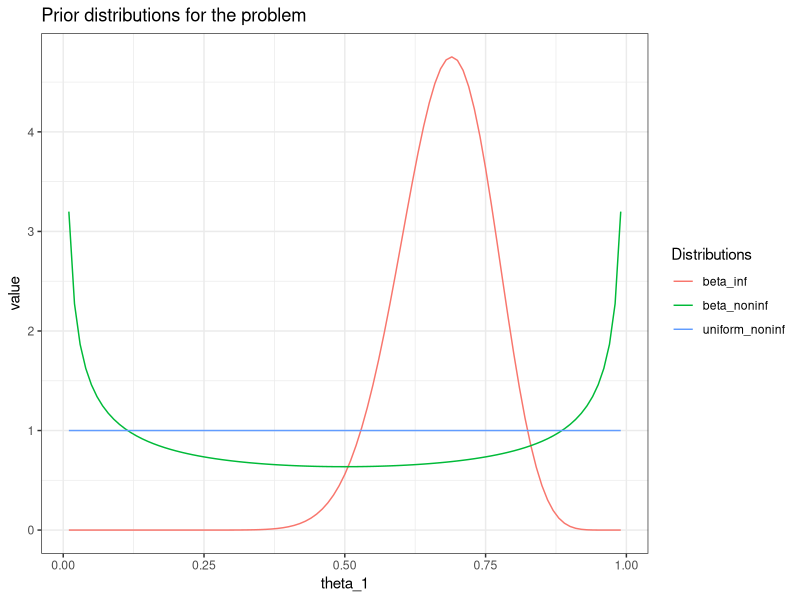
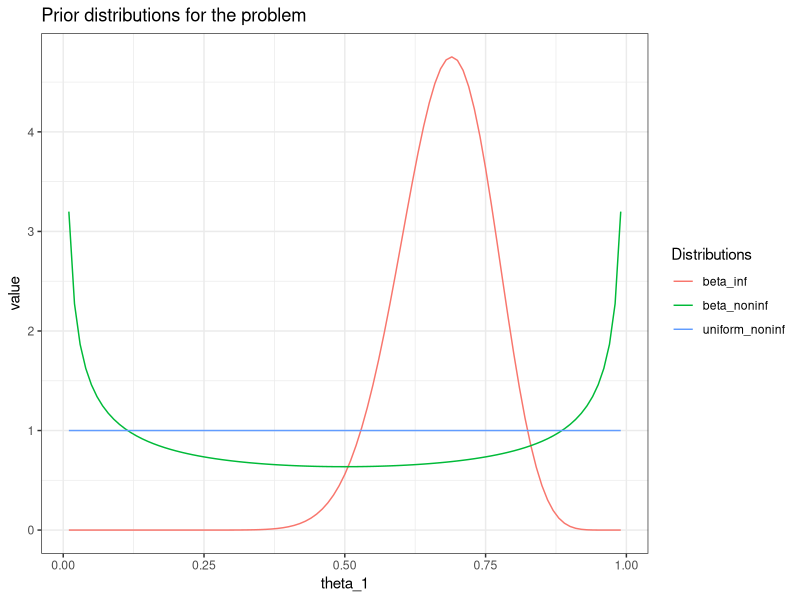
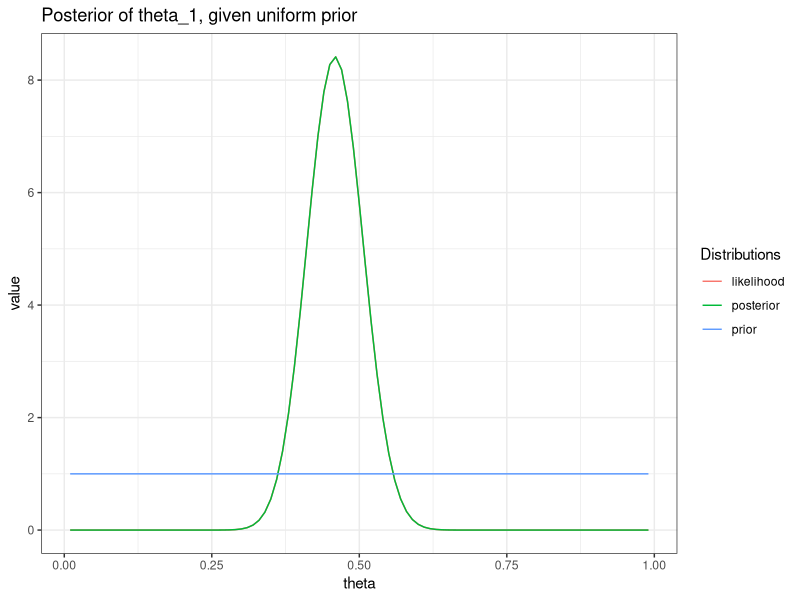
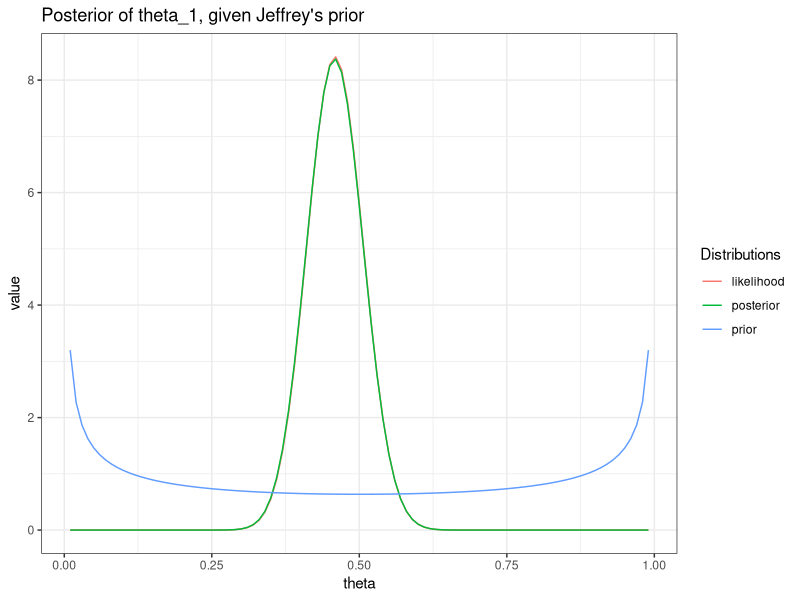
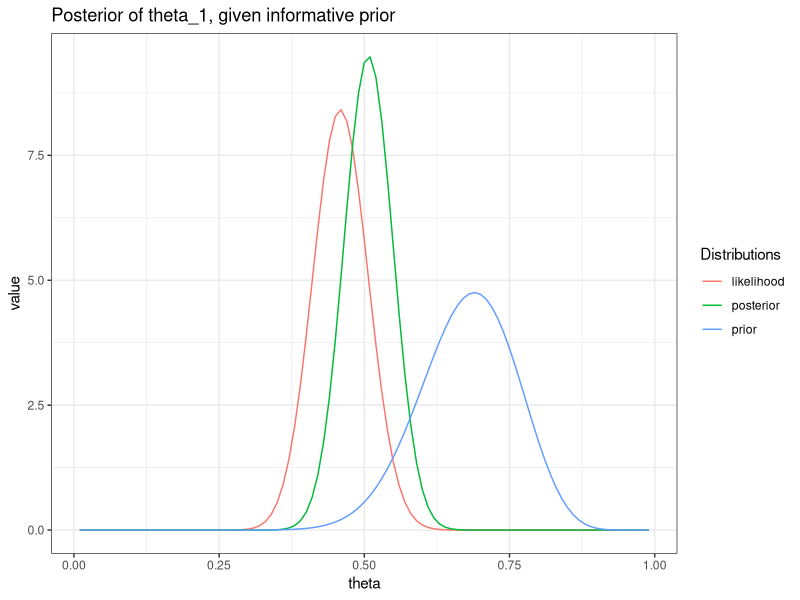
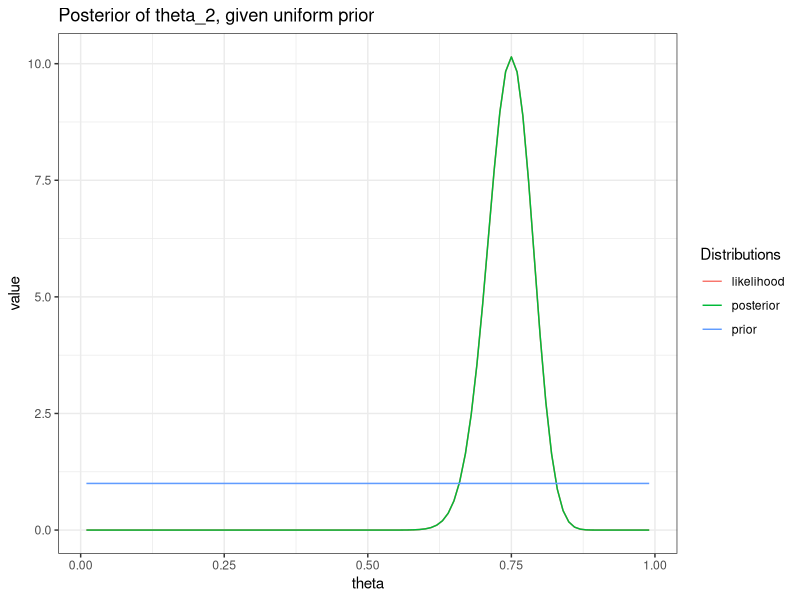
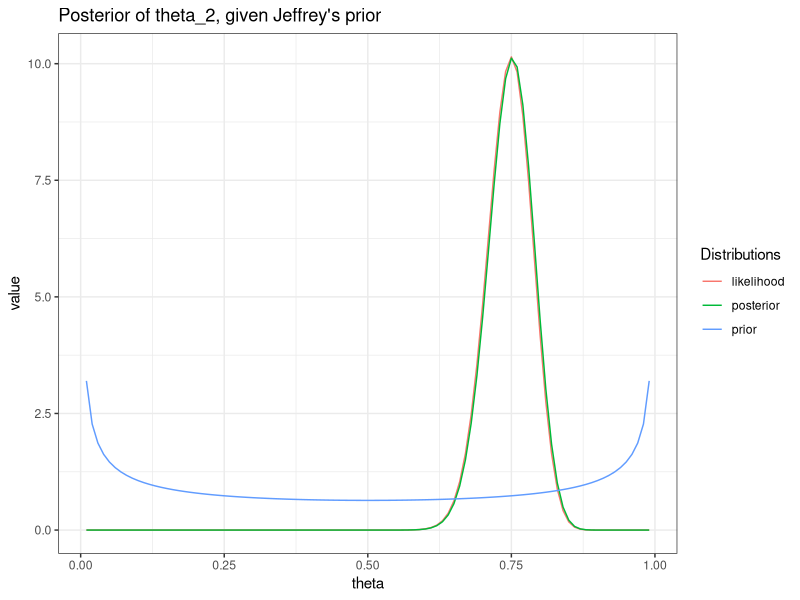
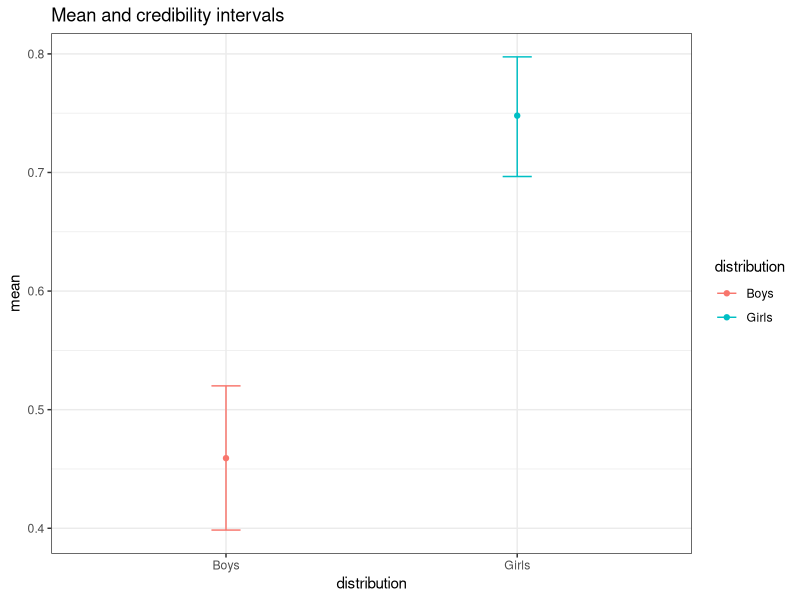

Write R code to recreate these figures, in order.
library(tidyverse)

# 0) functions for plot -------------------------------
posterior_plot <- function(prior, likelihood, posterior, title, filename){
  post_df <- data.frame(theta = n, 
                        likelihood = likelihood,
                        prior = prior,
                        posterior = posterior)
  plot <- post_df %>% 
      gather(Distributions, value, likelihood:posterior) %>% 
      ggplot(aes(x = theta, y = value, group = Distributions, color = Distributions))+
      geom_line() +
      labs(title = title) +
      theme_bw()
  ggsave(filename = filename, 
         plot = plot, width = 5, height = 3)
}
# 1) priors comparison --------------------------------
dir.create("~/Repositories/UoE_2_BDA/11_Assignment1/")
n = seq(.01, .99, .01)
beta_noninf = dbeta(n, 1/2, 1/2)
uniform_noninf = dunif(n, 0, 1)
beta_inf = dbeta(n, 21, 10)
priors <- data.frame(theta_1 = n,
                      beta_noninf, 
                      uniform_noninf, 
                      beta_inf)

(gg_priors <- priors %>% 
  gather(Distributions, value, beta_noninf:beta_inf) %>% 
  ggplot(aes(x = theta_1, y = value, group = Distributions, color = Distributions)) +
  geom_line() +
  labs(title = "Prior distributions for the problem") +
  theme_bw())

ggsave(filename = "~/Repositories/UoE_2_BDA/11_Assignment1/priors_dist.png", 
       plot = gg_priors, width = 5, height = 3)

# 2) Posterior for parameter \theta_1 -----------------
theta1_likelihood = dbeta(n, 51, 60)

# uniform prior
theta1_c1_posterior = dbeta(n, 51, 60)

posterior_plot(prior = uniform_noninf,
               likelihood = theta1_likelihood, 
               posterior = theta1_c1_posterior,
               title = "Posterior of theta_1, given uniform prior",
               filename = "~/Repositories/UoE_2_BDA/11_Assignment1/theta1_c1_posterior.png")

# Jeffrey's prior
theta1_c2_posterior = dbeta(n, 50.5, 59.5)

posterior_plot(prior = beta_noninf,
               likelihood = theta1_likelihood, 
               posterior = theta1_c2_posterior,
               title = "Posterior of theta_1, given Jeffrey's prior",
               filename = "~/Repositories/UoE_2_BDA/11_Assignment1/theta1_c2_posterior.png")

# Informative prior
theta1_c3_posterior = dbeta(n, 72, 70)

posterior_plot(prior = beta_inf,
               likelihood = theta1_likelihood, 
               posterior = theta1_c3_posterior,
               title = "Posterior of theta_1, given informative prior",
               filename = "~/Repositories/UoE_2_BDA/11_Assignment1/theta1_c3_posterior.png")
# 3) Posterior for parameter \theta_2 -----------------
theta2_likelihood = dbeta(n, 91, 31)

# uniform prior
theta2_c1_posterior = dbeta(n, 91, 31)

posterior_plot(prior = uniform_noninf,
               likelihood = theta2_likelihood, 
               posterior = theta2_c1_posterior,
               title = "Posterior of theta_2, given uniform prior",
               filename = "~/Repositories/UoE_2_BDA/11_Assignment1/theta2_c1_posterior.png")

# Jeffrey's prior
theta2_c2_posterior = dbeta(n, 90.5, 30.5)

posterior_plot(prior = beta_noninf,
               likelihood = theta2_likelihood, 
               posterior = theta2_c2_posterior,
               title = "Posterior of theta_2, given Jeffrey's prior",
               filename = "~/Repositories/UoE_2_BDA/11_Assignment1/theta2_c2_posterior.png")

# 4) summaries ----------------------------------------
# Selected priors: Jeffrey priors

theta1_c2_posterior = dbeta(n, 50.5, 59.5)
theta1_c2_mean = 50.5/(50.5+59.5)
theta1_c2_std = sqrt(50.5*59.5)/(((50.5+59.5)^2)*(50.5+59.5+1))
theta1_c2_median = qbeta(.5, 50.5, 59.5)
theta1_c2_CI = qbeta(c(.1, .9), 50.5, 59.5)

theta2_c2_posterior = dbeta(n, 90.5, 30.5)
theta2_c2_mean = 90.5/(90.5+30.5)
theta2_c2_std = sqrt(90.5*30.5)/(((90.5+30.5)^2)*(90.5+30.5+1))
theta2_c2_median = qbeta(.5, 90.5, 30.5)
theta2_c2_CI = qbeta(c(.1, .9), 90.5, 30.5)

CI_gg <- data.frame(distribution = c("Boys", "Girls"),
           mean = c(theta1_c2_mean, theta2_c2_mean),
           std = c(theta1_c2_std, theta2_c2_std),
           median = c(theta1_c2_median, theta2_c2_median),
           CI_low = c(theta1_c2_CI[1], theta2_c2_CI[1]),
           CI_high = c(theta1_c2_CI[2], theta2_c2_CI[2])) %>% 
  ggplot(aes(x = distribution)) +
  geom_point(aes(y = mean, color = distribution)) +
  geom_errorbar(aes(ymin = CI_low, ymax = CI_high, 
                    width = .1, color = distribution)) +
  labs(title = "Mean and credibility intervals") +
  theme_bw()
  
ggsave(filename = "~/Repositories/UoE_2_BDA/11_Assignment1/CI_intervals.png", 
       plot = CI_gg, width = 5, height = 3)

# 5) Posterior distribution comparisons ---------------
diff_gg <- data.frame(theta = n,
           theta1_c2_posterior,
           theta2_c2_posterior) %>% 
  gather(Poblation, value, theta1_c2_posterior:theta2_c2_posterior) %>% 
  ggplot(aes(x = theta, y = value, group = Poblation, color = Poblation)) +
  geom_line() +
  labs(title = "Diff. in distributions with Jeffrey's prior") +
  theme_bw()
ggsave(filename = "~/Repositories/UoE_2_BDA/11_Assignment1/diff.png", 
       plot = diff_gg, width = 5, height = 3)